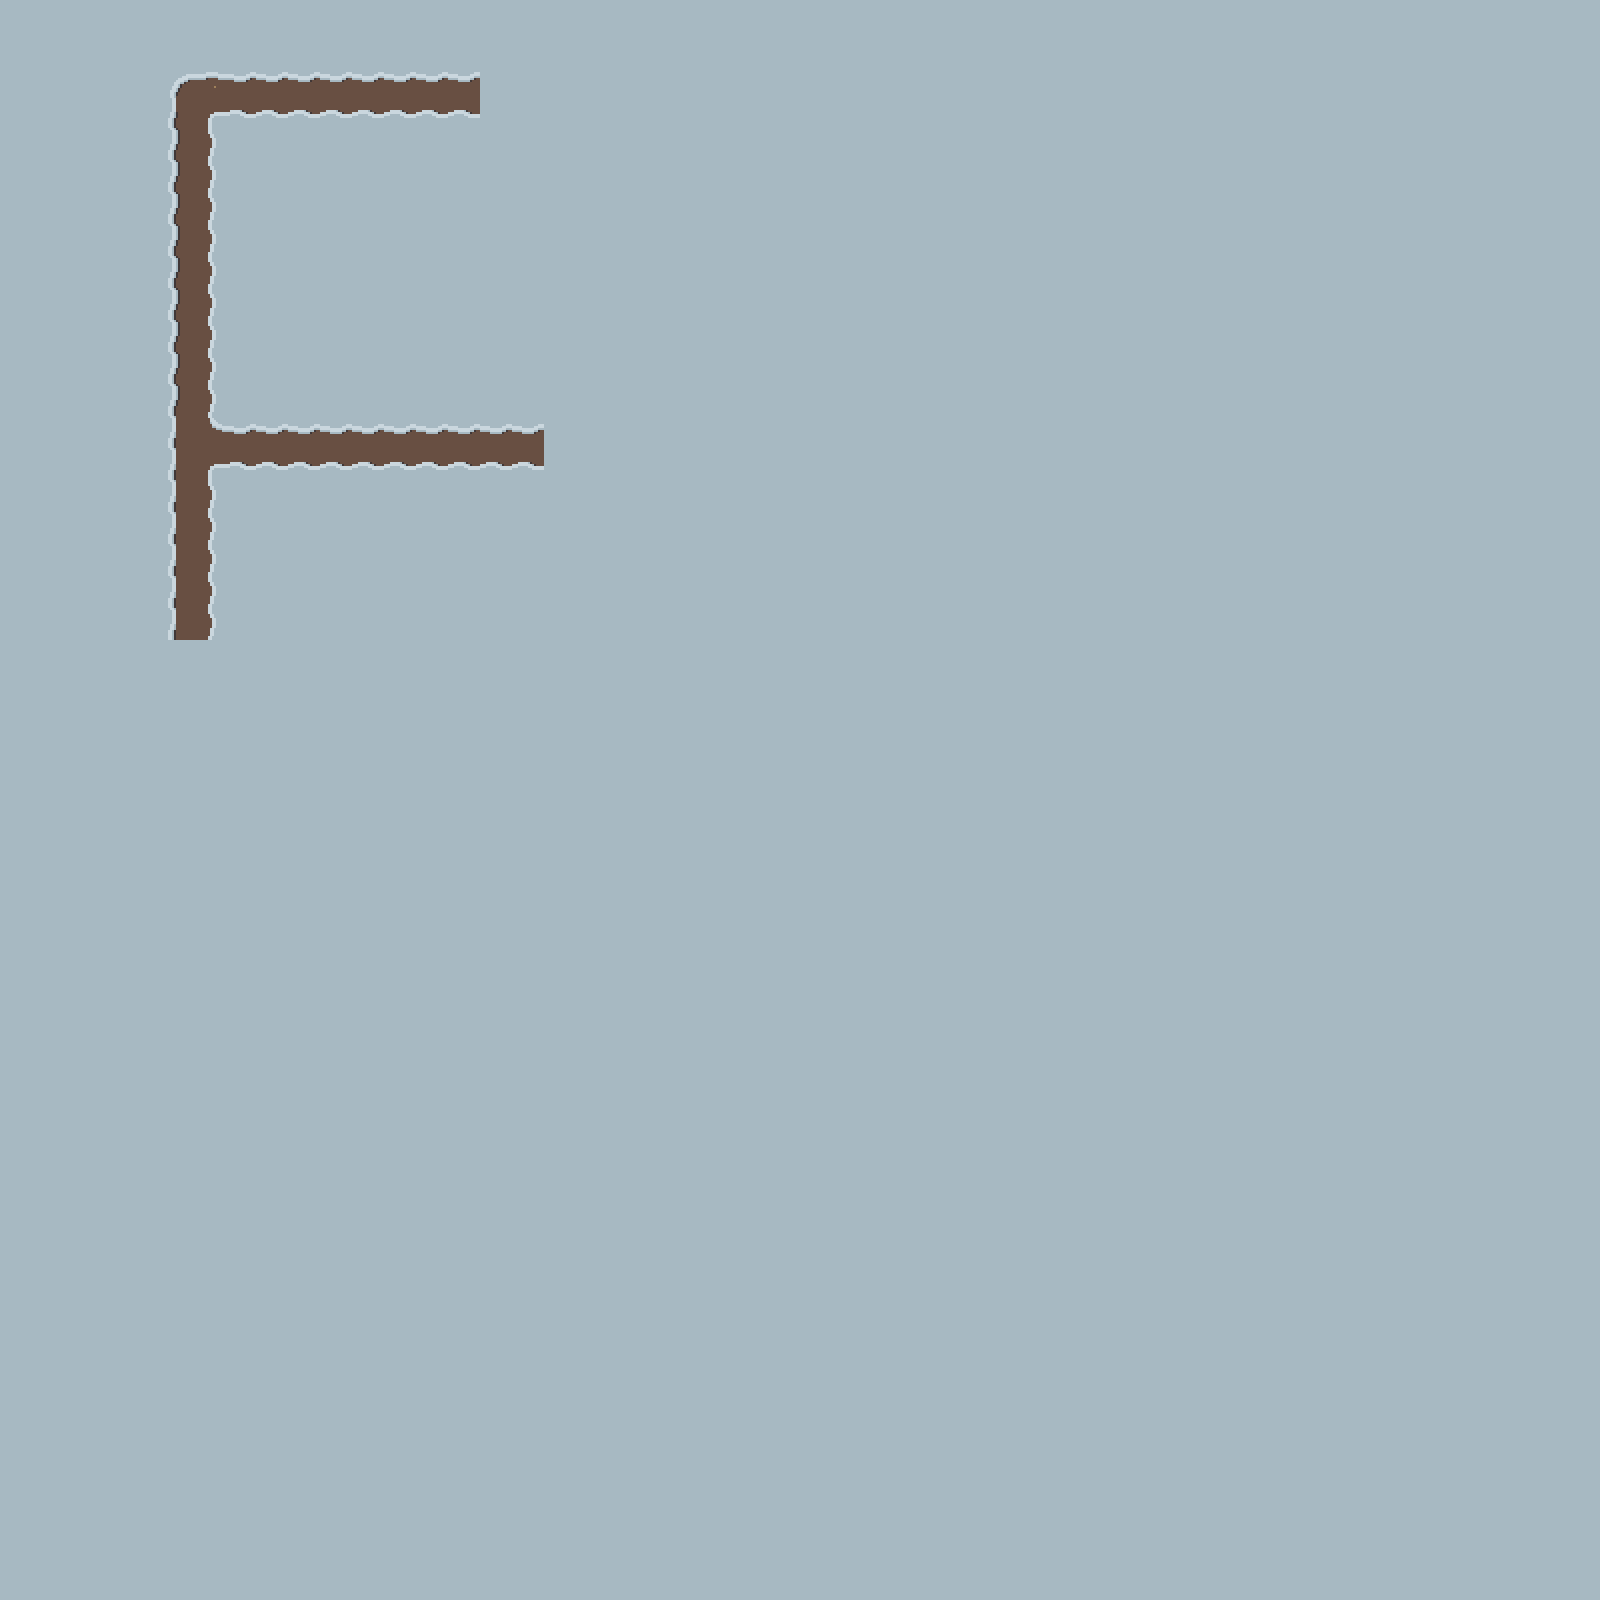

This is a level from a 2D game, rendered from its Tiled map with the project's own tilesets. A one-line summary and the map file follow, with tile-layer data summarised:
An orthogonal 100x100 tile map with 16x16 px tiles, 1 tile layer (Tile Layer 1).

<map version="1.10" tiledversion="1.10.2" orientation="orthogonal" renderorder="right-down" width="100" height="100" tilewidth="16" tileheight="16" infinite="0" nextlayerid="2" nextobjectid="1">
 <tileset firstgid="1" source="snow-sheet.tsx" />
 <layer id="1" name="Tile Layer 1" width="100" height="100">
  <data>[10000 cells, 10000 non-empty, 32 distinct tile ids]</data>
 </layer>
</map>
